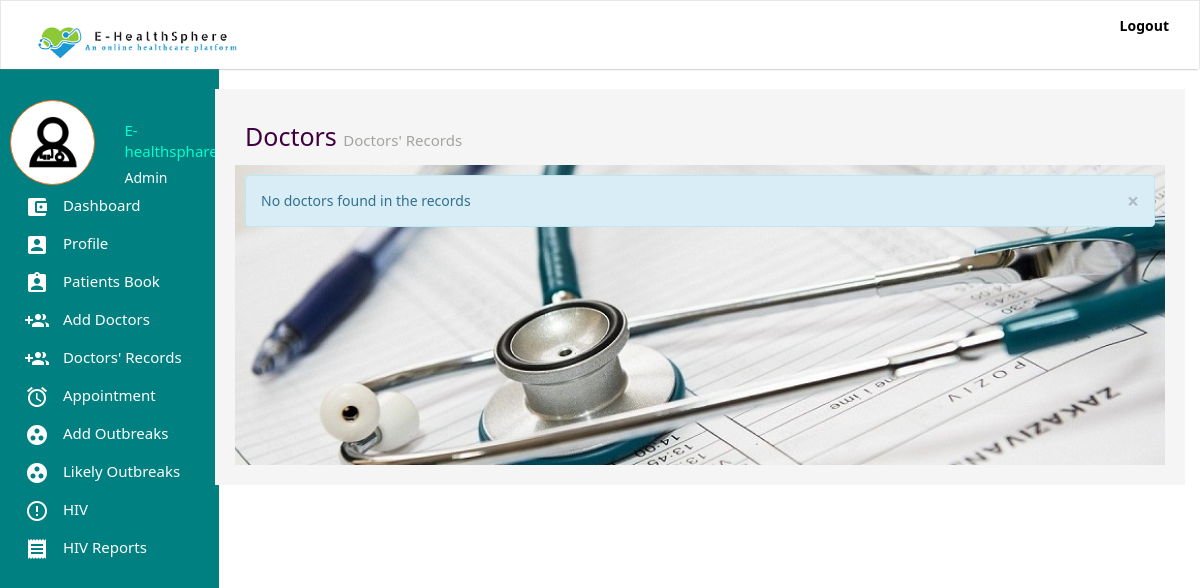
The app's page /doctors-record.php (signed in), older data.
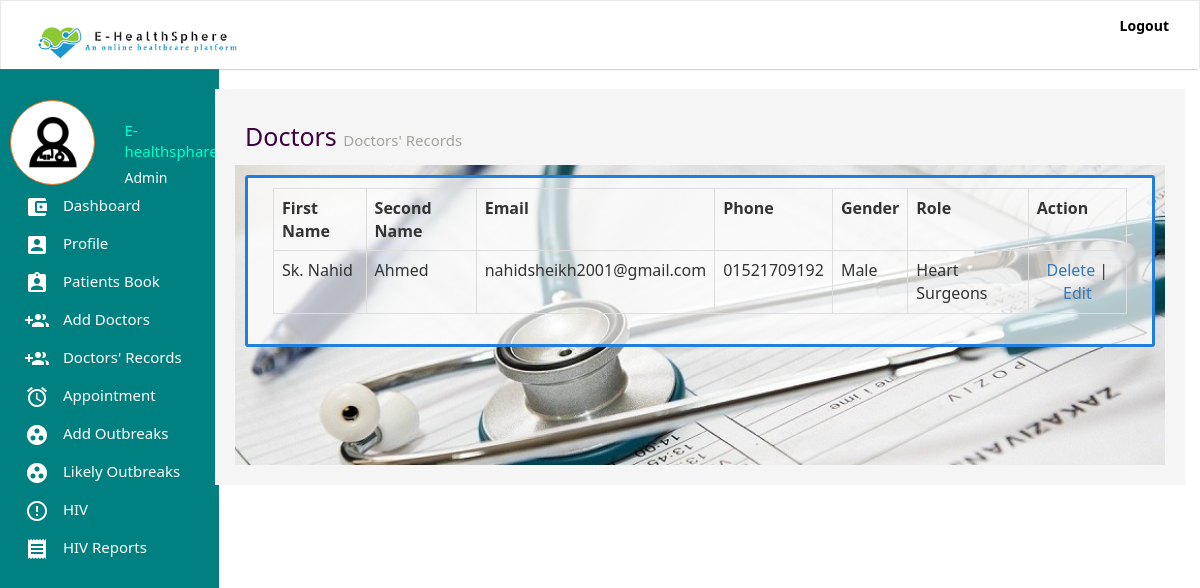
The same page, newer data.
### tables this page shows
CREATE TABLE `users` (
  `id` int(11) NOT NULL,
  `firstName` varchar(255) NOT NULL,
  `secondName` varchar(255) NOT NULL,
  `email` varchar(255) NOT NULL,
  `password` varchar(255) NOT NULL,
  `token` varchar(255) NOT NULL,
  `status` int(11) NOT NULL,
  `phone` varchar(255) NOT NULL,
  `profile` varchar(255) DEFAULT NULL,
  `gender` varchar(255) NOT NULL,
  `role` varchar(255) DEFAULT NULL
);

### classes/User.class.php (called while the page is built, shortened)
<?php
class User{
    public static function loggedIn(){
        if(isset($_COOKIE['emr-user']) && $_COOKIE['emr-user'] != ""){
            return true;
        }
        return false;
    }
    public static function get($token, $field)
{
        $query = Db::fetch("users", "$field", "token = ? ", $token, "", "", "");
        $data = Db::num($query);
        if (!empty($data)) {
                return $data[0];
        } else {
                return null;
        }
    }
}

### classes/Db.class.php (called while the page is built, shortened)
<?php
class Db{
    public static function connect(){
        try{
            $db = new PDO("mysql:host=".Config::DB_HOST.";dbname=".Config::DB_NAME,Config::DB_USER, Config::DB_PASSWORD);
            $db->setAttribute(PDO::ATTR_ERRMODE, PDO::ERRMODE_EXCEPTION);
        } catch(Exception $e){
            self::returnedSQlError($e);
        }
        return $db;
    }
    public static function fetch($table, $columns,  $whereClause, $whereValue, $orderBy, $limit, $groupBy){
        if($limit == ""){
            $limit = "";
        } else {
            $limit = " LIMIT $limit ";
        }
        if($orderBy == ""){
            $orderBy = "";
        } else {
            $orderBy = " ORDER BY $orderBy ";
        }
        if($groupBy == ""){
            $groupBy = "";
        } else {
            $groupBy = "GROUP BY $groupBy";
        }
        $con = self::connect();
        if($columns == ""){
            $query = $con->prepare("SELECT * FROM $table WHERE $whereClause $groupBy $orderBy $limit");
            if($whereValue != ""){
                if(is_array($whereValue)){
                    $n = 0;
                    $countWhereValue = count($whereValue);
                    while($n < $countWhereValue){
                        $paramsCount = $n + 1;
                        $query->bindParam($paramsCount, $whereValue[$n]);
                        $n++;
                    }
                } else {
                    $query->bindParam(1, $whereValue);
                }
            } else {
                $query = $con->prepare("SELECT * FROM $table  $groupBy $orderBy  $limit");
            }
        } else {
            $sql = "SELECT ";
            if(is_array($columns)){
                $colsCount = count($columns);
                $start = 0;
                while($start < $colsCount){
                    $commas = $start + 1;
                    if($commas == $colsCount){
                        $sql .= $columns[$start]." ";
                    } else {
                        $sql .= $columns[$start].", ";
                    }
                    $start ++;
                }
            } else {
                $sql .= "$columns ";
            }
            if($whereValue != ""){
                $sql .= "FROM $table WHERE $whereClause $groupBy $orderBy $limit";
                $query = $con->prepare($sql);
                if(is_array($whereValue)){
                    $n = 0;
                    $countWhereValue = count($whereValue);
                    while($n < $countWhereValue){
                        $paramsCount = $n + 1;
                        $query->bindParam($paramsCount, $whereValue[$n]);
                        $n++;
                    }
                } else {
                    $query->bindParam(1, $whereValue);
                }
            } else {
                $sql .= "FROM $table $groupBy $orderBy $limit";
                $query = $con->prepare($sql);
            }
        }
        $query->execute();
        return $query;
    }
    public static function count($query){
        return $query->rowCount();
    }
    public static function assoc($query){
        return $query->fetch(PDO::FETCH_ASSOC);
    }
    public static function num($query){
        return $query->fetch(PDO::FETCH_NUM);
    }
}

### importance.php (called while the page is built, shortened)
<?php
if(User::loggedIn()){
    $token = $_COOKIE['emr-user'];
    $userFirstName = User::get($token, "firstName");
    $userToken = User::get($token, "token");
    $userStatus = User::get($token, "status");
    $userRole = User::get($token, "role");
    if($userStatus == 1){
        $userRole = "Admin";
    } else {
        $userRole = $userRole;
    }
}

### classes/Doctor.class.php (the view, shortened to what this page needs)
<?php
class Doctor{
    public static function load(){
        $query = Db::fetch("users", "", "status = ? ", "2", "id DESC", "", "");
        if(Db::count($query)){
            echo"<div class='form-holder'>
                    <table class='table table-bordered table-stripped'>
                    <tr>
                        <td><strong>First Name</strong></td>
                        <td><strong>Second Name</strong></td>
                        <td><strong>Email</strong></td>
                        <td><strong>Phone</strong></td>
                        <td><strong>Gender</strong></td>
                        <td><strong>Role</strong></td>
                        <td><strong>Action</strong></td>
                    </tr>
            ";
            while($data = Db::assoc($query)){
                $firstName = $data['firstName'];
                $secondName = $data['secondName'];
                $email = $data['email'];
                $phone = $data['phone'];
                $gender = $data['gender'];
                $role = $data['role'];
                $token = $data['token'];
                echo "<tr>
                        <td>$firstName</td>
                        <td>$secondName</td>
                        <td>$email</td>
                        <td>$phone</td>
                        <td>$gender</td>
                        <td>$role</td>
                        <td><center><a href='actions.php?action=remove-doc&token=$token'>Delete</a> | <a href='add-doctors.php?token=$token'>Edit</a></center></td>
                    </tr>";
            }
            echo "</table></div>";
            return;
        }
        Messages::info("No doctors found in the records");
    }
}

### doctors-record.php (shortened to what this page needs)
<?php
require_once "importance.php";
?>
<html>
<head>
    <?php require_once "inc/head.inc.php";  ?>
</head>
<body>
    <?php require_once "inc/header.inc.php"; ?>
    <div class='container-fluid'>
        <div class='row'>
            <div class='col-md-2'><?php require_once "inc/sidebar.inc.php"; ?></div>
            <div class='col-md-10'>
                <div class='content-area'>
                <div class='content-header'>
                    Doctors <small>Doctors' Records</small>
                </div>
                <div class='content-body'>
                    <?php Doctor::load(); ?>
                </div>
                </div>
            </div>
        </div>
    </div>
</body>
</html>

### inc/head.inc.php (shortened to what this page needs)
<link rel="stylesheet" type="text/css" href="css/bootstrap.css" />
<link rel="stylesheet" type="text/css" href="css/q.css" />
<link rel="stylesheet" type="text/css" href="css/animate.css" />
<link rel="stylesheet" type="text/css" href="css/main.css" />

### inc/header.inc.php (shortened to what this page needs)
<nav role="navigation" class="navbar navbar-default real-nav" >
    <div class="container-fluid">
        <div class="navbar-header">
            <a href="index.php" class="navbar-brand"><img src='images/hospital-logos.png' class='img-responsive img-logo' style="height: 50px; margin-bottom: 100px;" /></a>
        </div>
        <div id="navbarCollapse" class="collapse navbar-collapse">
            <ul class="nav navbar-nav navbar-right">
                <?php if(!User::loggedIn() && !Patient::isPatientIn() ) {?>
               <li><a href='login.php'>Login</a></li>
               <?php } else {
                ?>
			    <li><a href='logout.php'>Logout</a></li>
                <?php
               } ?>
            </ul>
        </div>
    </div>
</nav>

### inc/sidebar.inc.php (shortened to what this page needs)
<?php
if(User::loggedIn()){
	if($userStatus == 1){
	?>
	<div class='sidebar'>
		<div class='sidebar-area'>
			<div class='row' style='margin-bottom: 0px;'>
				<div class='col-md-6'>
					<div class='user-profile'>
						<img src='images/3678412 - doctor medical care medical help stethoscope.png' class='img-responsive' style='max-height: 80px;' />
					</div>
				</div>
				<div class='col-md-6'>
					<div class='user-names'>
						<?php echo "$userFirstName";  ?>
					</div>
					<div class='user-role'>
						<?php echo "$userRole";  ?>
					</div>
				</div>
			</div>
			<ul class='sidebar-menu' style='position: fixed;'>
				<li><a href='index.php'><img class='sidebar-menu-icon' src='images/ic_account_balance_wallet_white_24dp.png'  /> Dashboard</a></li>
				<li><a href='profile.php?token=<?php echo $userToken; ?>'><img class='sidebar-menu-icon' src='images/ic_account_box_white_24dp.png'  /> Profile</a></li>
				<li><a href='patients.php'><img class='sidebar-menu-icon' src='images/ic_assignment_ind_white_24dp.png'  /> Patients Book</a></li>
				<li><a href='add-doctors.php'><img class='sidebar-menu-icon' src='images/ic_group_add_white.png'  /> Add Doctors</a></li>
				<li><a href='doctors-record.php'><img class='sidebar-menu-icon' src='images/ic_group_add_white.png'  /> Doctors' Records</a></li>
				<li><a href='appointments.php'><img class='sidebar-menu-icon' src='images/ic_alarm_white_24dp.png'  /> Appointment</a></li>
				<li><a href='add-outbreak.php'><img class='sidebar-menu-icon' src='images/ic_group_work_white_24dp.png'  /> Add Outbreaks</a></li>
				<li><a href='outbreaks.php'><img class='sidebar-menu-icon' src='images/ic_group_work_white_24dp.png'  /> Likely Outbreaks</a></li>
				<li><a href='hiv.php'><img class='sidebar-menu-icon' src='images/ic_error_outline_white_24dp.png'  /> HIV</a></li>
				<li><a href='reports.php'><img class='sidebar-menu-icon' src='images/ic_receipt_white_24dp.png'  /> HIV Reports</a></li>
			</ul>
		</div>
	</div>
	<?php
}
} else if(Patient::isPatientIn() ) {
?>
<div class='sidebar'>
		<div class='sidebar-area'>
			<div class='row' style='margin-bottom: 20px;'>
				<div class='col-md-6'>
					<div class='user-profile'>
						<img src='images/3678443 - ambulance fast fast hospital.png' class='img-responsive' style='max-height: 80px;' />
					</div>
				</div>
				<div class='col-md-6'>
					<div class='user-names'>
						<?php echo Patient::getP($_SESSION['patient'], "name");  ?>
					</div>
					<div class='user-role'>
						<?php echo "Patient";  ?>
					</div>
				</div>
			</div>
			<ul class='sidebar-menu'>
				<li><a href='patient-data.php'><img class='sidebar-menu-icon' src='images/ic_account_balance_wallet_white_24dp.png'  /> Your Data</a></li>
				<li><a href='book-appointments.php'><img class='sidebar-menu-icon' src='images/ic_alarm_white_24dp.png'  /> Book an Appointment</a></li>
				<li><a href='p-sent-appointments.php'><img class='sidebar-menu-icon' src='images/ic_alarm_white_24dp.png'  />Sent Appointments</a></li>
				<li><a href='p-reply-appointments.php'><img class='sidebar-menu-icon' src='images/ic_alarm_white_24dp.png'  />Replies</a></li>
				<li><a href='logout.php'><img class='sidebar-menu-icon' src='images/ic_group_work_white_24dp.png'  /> Logout</a></li>
			</ul>
		</div>
	</div>
<?php
}

### classes/Messages.class.php (shortened to what this page needs)
<?php
class Messages{
    public static function info($message){
        echo "<div class='alert alert-info'>$message <div class='close' data-dismiss='alert' >&times;</div></div>";
    }
}

### css/main.css (style rules this page uses)
body { background: #ffffff; font-family: "Segoe UI", Frutiger, "Frutiger Linotype", "Dejavu Sans", "Helvetica Neue", Arial, sans-serif !important; }
.navbar-brand { margin: 0 0 18px 0 !important; display: block; }
.real-nav { background: #ffffff; border-bottom: 0px !important; box-shadow: 0 2px 2px -2px gray !important; border-radius: 0 !important; z-index: 99; }
.real-nav .navbar-nav li a { color: #000; font-weight: bold; }
.content-area { background: #F5F5F5; padding: 20px; }
.content-header { font-size: 25px; color: black; padding: 10px; color: #400040; }
.content-header small { font-size: 15px; color: #A3A49E; }
.content-body { background: url("../images/croatia.jpg") #fff; background-size: cover; background-repeat: none; background-position: center center; padding: 10px; min-height: 300px; }
.form-holder { padding: 10px 25px; border: 3px solid #207FDD; border-radius: 3px; background: rgba(255, 255, 255, 0.7); }
.sidebar { position: fixed; }
.sidebar .sidebar-area { z-index: 1; position: fixed; top: 50px; background: #008080; width: 219px; height: 100%; padding: 100px 10px 10px 10px; left: 0; top: 0; min-height:500px; }
.sidebar-menu { padding: 0; }
.sidebar-menu li { list-style-type: none; }
.sidebar-menu li a { color: #fff; z-index: 999; display: block; text-decoration: none !important; padding: 7px 15px; font-size: 15px; }
.sidebar-menu-icon { margin-right: 10px; }
.user-profile { background: #fff; border: 1px solid #F2711D; padding: 15px; border-radius: 60px; }
.user-names { color: rgb(0, 255, 204); font-size: 15px; margin: 20px 0px 5px 0px; }
.user-role { color: #FFF; }

### css/q.css (style rules this page uses)
.close { font-size:21px }

Row changes from the older to the newer data that the page shows:
added users: firstName "Sk. Nahid", secondName "Ahmed", email "nahidsheikh2001@gmail.com", phone "01521709192", gender "Male", role "Heart Surgeons"
Text that changed along with them:
$message: "No doctors found in the records" → (not shown)
text now shown: "First Name Second Name Email Phone Gender Role Action"
